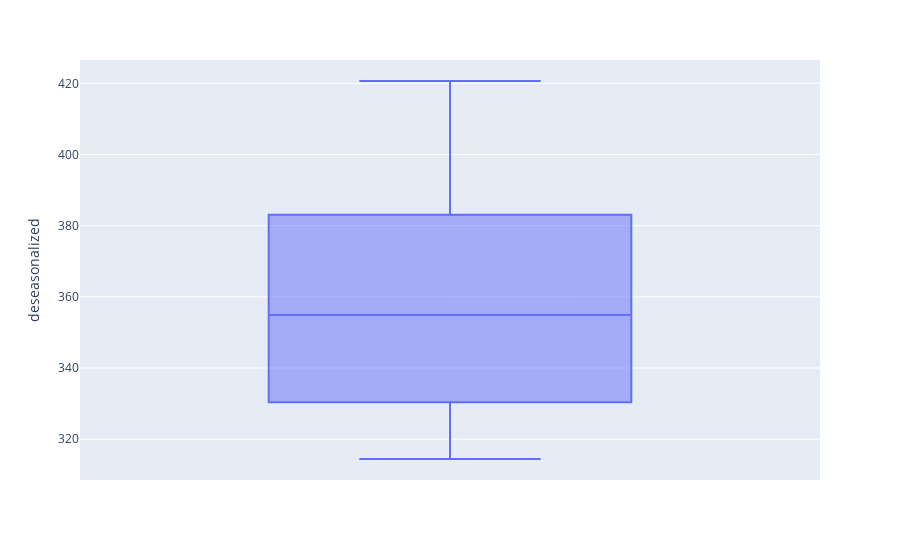

The cell this chart's notebook holds for it:
### Code cell
import plotly.express as px

fig = px.box(co2, y='deseasonalized')
fig.show()

### Figure 1 — Plotly figure (JSON) as saved in the notebook; plotly's stock layout.template omitted (floating-point values rounded to 4 significant figures; data arrays with more than 128 entries replaced by an {"elided": "..."} marker saying what was removed)
{"data": [{"alignmentgroup": "True", "hovertemplate": "deseasonalized=%{y}<extra></extra>", "legendgroup": "", "marker": {"color": "#636efa"}, "name": "", "notched": false, "offsetgroup": "", "orientation": "v", "showlegend": false, "type": "box", "x0": " ", "xaxis": "x", "y": {"elided": "783 float values"}, "y0": " ", "yaxis": "y"}], "layout": {"boxmode": "group", "legend": {"tracegroupgap": 0}, "margin": {"t": 60}, "xaxis": {"anchor": "y", "domain": [0, 1]}, "yaxis": {"anchor": "x", "domain": [0, 1], "title": {"text": "deseasonalized"}}}}
